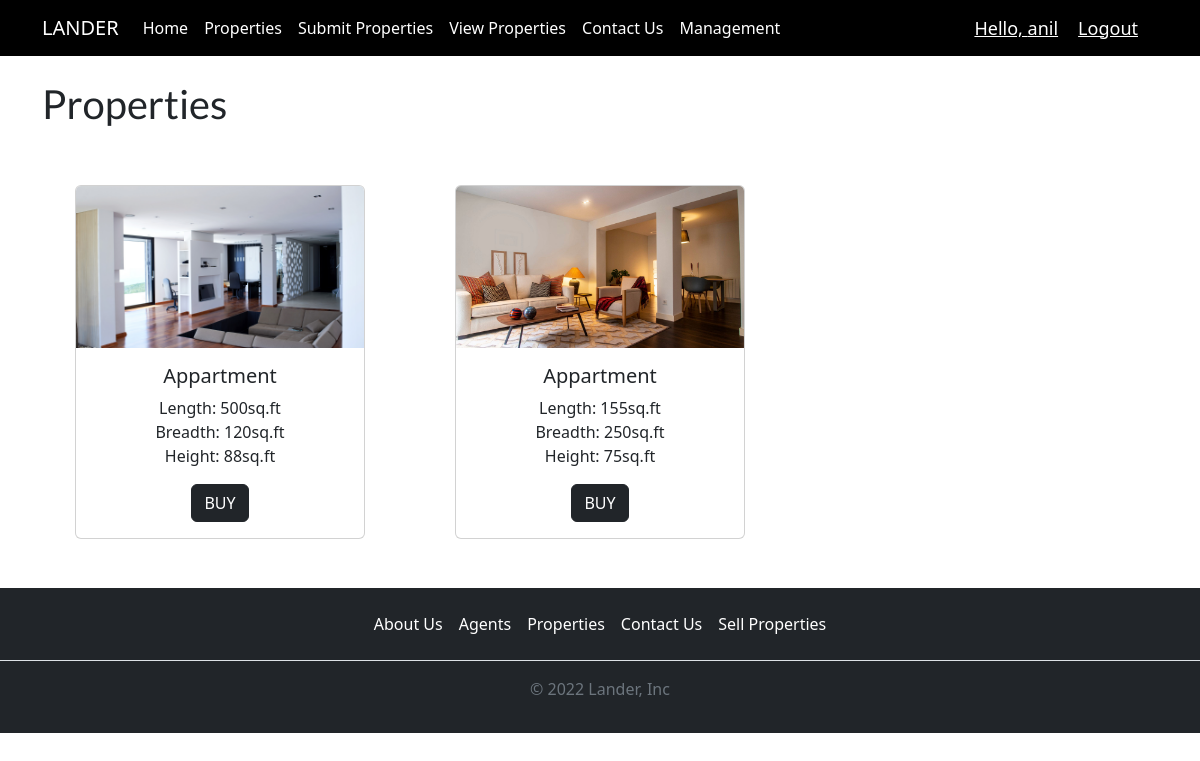
The app's page /appartments (signed in) with its own data.
### real/models.py (models this page shows, shortened)
class submit_order(models.Model):
    CATEGORY=(
        ('Appartment','Appartment'),
        ('Duplex','Duplex'),
        ('Villa','Villa'),
        ('Beach House','Beach House'),
        ('Commercial Space','Commercial Space'),
        ('Rental','Rental')
    )
    STATUS=(
        ('Approved','Approved'),
        ('Pending','Pending'),
        ('Failed','Failed')
    )
    name=models.CharField(max_length=50,null=False)
    email=models.CharField(max_length=50,null=True)
    property_type=models.CharField(max_length=100,null=False,choices=CATEGORY)
    length=models.CharField(max_length=200,null=False)
    breadth=models.CharField(max_length=100,null=False)
    Height=models.CharField(max_length=100,null=False)
    property_image =models.ImageField(null=True,blank=True)
    date_created =models.DateTimeField(auto_now_add=True,null=True)
    status=models.CharField(max_length=100,null=True,choices=STATUS,default="Pending")
    delete_status=models.BooleanField(default=False)

### real/views.py (the view)
# urls.py: path('appartments',views.appartment,name='appartment'),
@login_required(login_url='login')
def appartment(request):
    app=submit_order.objects.filter(delete_status=False)
    context={'app':app}
    return render(request,'home1/appartment.html',context)

### real/templates/home1/appartment.html (shortened to what this page needs)
{% extends 'home1/main.html'%}
{% load static %}
{% block content %}
<!DOCTYPE html>
<html lang="en">
<head>
    <link href="https://cdn.jsdelivr.net/npm/bootstrap@5.2.2/dist/css/bootstrap.min.css" rel="stylesheet"
>
</head>
<body>
    <div class="container">
        <br>
        <h1>Properties</h1>
        <br>
        <center>
            <center class="row">
                {% for i in app %}
                {% if i.property_type == 'Appartment' and i.status == 'Approved' %}
                <div class="col-lg-4 big">
                    <div class="card">
                        <img src="images1/{{i.property_image}}" class="card-img-top" alt="...">
                        <div class="card-body">
                            <h5 class="card-title">{{i.property_type}}</h5>
                            <p class="card-text">Length: {{i.length}}sq.ft<br>
                                Breadth: {{i.breadth}}sq.ft<br>
                                Height: {{i.Height}}sq.ft</p>
                            <a href="" class="btn btn-dark">BUY</a>
                        </div>
                    </div>
                </div>
                {% endif %}
                {% endfor %}
    </div>
    <footer class="py-3 my-4 bg-dark">
        <ul class="nav justify-content-center border-bottom pb-3 mb-3">
            <li class="nav-item"><a href="#" class="nav-link px-2" style="color:#fff ;">About Us</a></li>
            <li class="nav-item"><a href="#" class="nav-link px-2" style="color:#fff ;">Agents</a></li>
            <li class="nav-item"><a href="#" class="nav-link px-2" style="color:#fff ;">Properties</a></li>
            <li class="nav-item"><a href="#" class="nav-link px-2" style="color:#fff ;">Contact Us</a></li>
            <li class="nav-item"><a href="#" class="nav-link px-2" style="color:#fff ;">Sell Properties</a>
            </li>
        </ul>
        <p class="text-center text-muted">&copy; 2022 Lander, Inc</p>
    </footer>
</body>
</html>
{% endblock %}

### real/templates/home1/main.html (shortened to what this page needs)
<!DOCTYPE html>
<html lang="en">
<head>
</head>
<body>
    {% include 'home1/navbar.html' %}
    {% block content %}
    {% endblock %}
</body>
</html>

### real/templates/home1/navbar.html (shortened to what this page needs)
<!DOCTYPE html>
<html lang="en">
<head>
    <link href="https://cdn.jsdelivr.net/npm/bootstrap@5.2.1/dist/css/bootstrap.min.css" rel="stylesheet"
>
</head>
<body>
    <section id="title">
        <div class="container">
            <nav class="navbar navbar-expand-lg navbar-dark">
                <a class="navbar-brand" href="{% url 'home' %}">LANDER</a>
                <div class="collapse navbar-collapse" id="navbarNavAltMarkup">
                    <div class="navbar-nav">
                        <a class="nav-item nav-link active" href="{% url 'home' %}">Home </a>
                        <a class="nav-item nav-link active" href="{% url 'properties' %}">Properties</a>
                        <a class="nav-item nav-link active" href="{% url 'submit' %}">Submit Properties</a>
                        <a class="nav-item nav-link active" href="{% url 'order' %}">View Properties</a>
                        <a class="nav-item nav-link active" href="{% url 'contact' %}">Contact Us</a>
                        {% for group in request.user.groups.all %}
                        {% if group.name == 'admin' or 'agent' %}
                        <a class="nav-item nav-link active" href="{% url 'management' %}">Management</a>
                        {% endif %}
                        {% endfor %}
                    </div>
                </div>
                {% if request.user.is_authenticated %}
                <span><a class="mess" href="{% url 'account' %}">Hello, {{request.user}}</a></span>
                <span><a class="mess" href="{% url 'logout' %}">Logout</a></span>
                {% else %}
                <div class="navbar-text">
                    <a href="login"><button class="btn btn-primary" type="button">Login</button></a> &nbsp;
                    <a href="register"><button class="btn btn-primary" type="button">Signup</button></a>
                </div>
                {% endif %}
            </nav>
        </div>
    </section>
</body>
</html>

### real/templates/home1/navbar.html (style rules this page uses)
.mess { color: white; font-size: 18px; margin-right: 20px; }
#title { background-color: #000; }

### real/templates/home1/appartment.html (style rules this page uses)
h1 { font-family: 'Lato', sans-serif; }
.big { padding: 25px 45px 25px 45px; }

### records on screen
submit_order: property_image (picture), property_type "Appartment", length "500", breadth "120", Height "88"
submit_order: property_image (picture), property_type "Appartment", length "155", breadth "250", Height "75"

### other values on screen
{{ request.user }} "anil"
